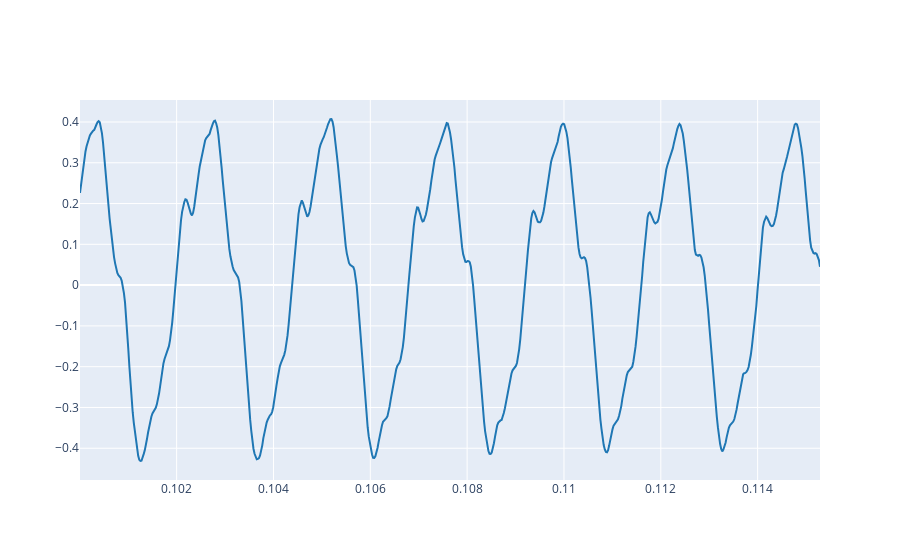

Notebook source saved alongside this figure:
### Code cell
T=1/f0
t_start = 0.1
t_end = t_start+7*T
plot_signals(ref, fs, t_start=t_start, t_end=t_end)

### Figure 1 — Plotly figure (JSON) as saved in the notebook; plotly's stock layout.template omitted (floating-point values rounded to 4 significant figures; data arrays with more than 128 entries replaced by an {"elided": "..."} marker saying what was removed)
{"data": [{"line": {"color": "#1f77b4", "shape": "linear"}, "mode": "lines", "name": "audio signal 0", "type": "scatter", "x": {"elided": "675 float values"}, "y": {"elided": "675 float values"}}], "layout": {}}
